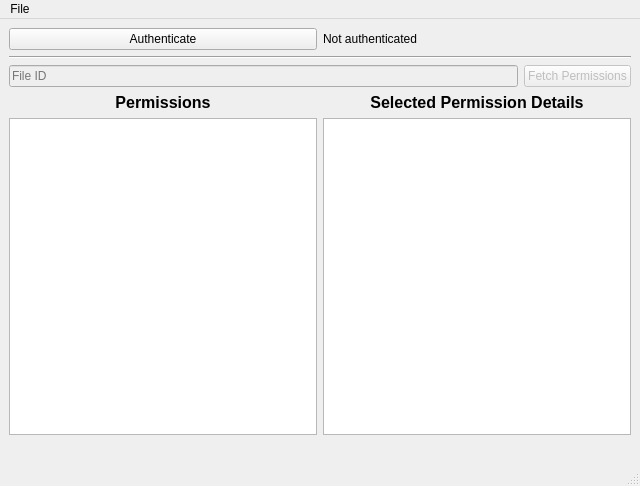
<?xml version="1.0" encoding="UTF-8"?>
<ui version="4.0">
 <class>MainWindow</class>
 <widget class="QMainWindow" name="MainWindow">
  <property name="geometry">
   <rect>
    <x>0</x>
    <y>0</y>
    <width>640</width>
    <height>486</height>
   </rect>
  </property>
  <property name="windowTitle">
   <string>MainWindow</string>
  </property>
  <widget class="QWidget" name="centralwidget">
   <layout class="QVBoxLayout" name="verticalLayout">
    <item>
     <layout class="QHBoxLayout" name="authLayout">
      <item>
       <widget class="QPushButton" name="authButton">
        <property name="text">
         <string>Authenticate</string>
        </property>
       </widget>
      </item>
      <item>
       <widget class="QLabel" name="authStatusLabel">
        <property name="text">
         <string>Not authenticated</string>
        </property>
       </widget>
      </item>
     </layout>
    </item>
    <item>
     <widget class="Line" name="line">
      <property name="orientation">
       <enum>Qt::Horizontal</enum>
      </property>
     </widget>
    </item>
    <item>
     <layout class="QHBoxLayout" name="getPermissionsLayout">
      <item>
       <widget class="QLineEdit" name="fileIdEdit">
        <property name="enabled">
         <bool>false</bool>
        </property>
        <property name="placeholderText">
         <string>File ID</string>
        </property>
       </widget>
      </item>
      <item>
       <widget class="QPushButton" name="getPermissionsButton">
        <property name="enabled">
         <bool>false</bool>
        </property>
        <property name="text">
         <string>Fetch Permissions</string>
        </property>
       </widget>
      </item>
     </layout>
    </item>
    <item>
     <layout class="QHBoxLayout" name="permissionsLayout">
      <item>
       <layout class="QVBoxLayout" name="permissionsListLayout">
        <item>
         <widget class="QLabel" name="label_2">
          <property name="font">
           <font>
            <pointsize>12</pointsize>
            <weight>75</weight>
            <bold>true</bold>
           </font>
          </property>
          <property name="layoutDirection">
           <enum>Qt::RightToLeft</enum>
          </property>
          <property name="text">
           <string>Permissions</string>
          </property>
          <property name="alignment">
           <set>Qt::AlignCenter</set>
          </property>
         </widget>
        </item>
        <item>
         <widget class="QListWidget" name="permissionsList"/>
        </item>
       </layout>
      </item>
      <item>
       <layout class="QVBoxLayout" name="permissionDetailsLayout">
        <item>
         <widget class="QLabel" name="label">
          <property name="font">
           <font>
            <pointsize>12</pointsize>
            <weight>75</weight>
            <bold>true</bold>
           </font>
          </property>
          <property name="layoutDirection">
           <enum>Qt::RightToLeft</enum>
          </property>
          <property name="text">
           <string>Selected Permission Details</string>
          </property>
          <property name="alignment">
           <set>Qt::AlignCenter</set>
          </property>
         </widget>
        </item>
        <item>
         <widget class="QListWidget" name="permissionDetailsList"/>
        </item>
       </layout>
      </item>
     </layout>
    </item>
    <item>
     <widget class="QLabel" name="errorLabel">
      <property name="text">
       <string/>
      </property>
      <property name="wordWrap">
       <bool>true</bool>
      </property>
     </widget>
    </item>
   </layout>
  </widget>
  <widget class="QMenuBar" name="menubar">
   <property name="geometry">
    <rect>
     <x>0</x>
     <y>0</y>
     <width>640</width>
     <height>30</height>
    </rect>
   </property>
   <widget class="QMenu" name="menuFile">
    <property name="title">
     <string>File</string>
    </property>
    <addaction name="actionQuit"/>
   </widget>
   <addaction name="menuFile"/>
  </widget>
  <widget class="QStatusBar" name="statusbar"/>
  <action name="actionQuit">
   <property name="text">
    <string comment="Action that quits the application">Quit</string>
   </property>
  </action>
 </widget>
 <resources/>
 <connections>
  <connection>
   <sender>actionQuit</sender>
   <signal>triggered()</signal>
   <receiver>MainWindow</receiver>
   <slot>close()</slot>
   <hints>
    <hint type="sourcelabel">
     <x>-1</x>
     <y>-1</y>
    </hint>
    <hint type="destinationlabel">
     <x>319</x>
     <y>206</y>
    </hint>
   </hints>
  </connection>
 </connections>
</ui>
